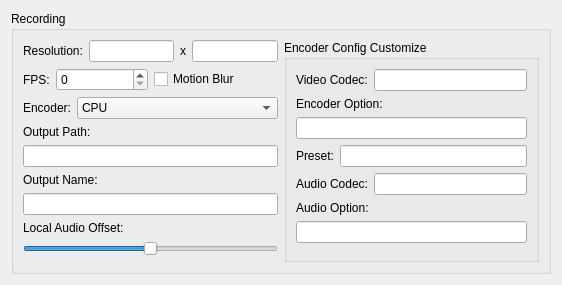
            <widget class="QWidget" name="recordingSettings">
             <attribute name="title">
              <string>Recording</string>
             </attribute>
             <layout class="QGridLayout" name="gridLayout_9">
              <item row="0" column="0">
               <widget class="QGroupBox" name="recordingGroupBox">
                <property name="title">
                 <string>Recording</string>
                </property>
                <layout class="QGridLayout" name="gridLayout_8">
                 <item row="0" column="0">
                  <layout class="QGridLayout" name="recordingGridLayout" columnstretch="1,1">
                   <item row="0" column="0">
                    <layout class="QVBoxLayout" name="recordingGeneralVerticalLayout">
                     <item>
                      <layout class="QHBoxLayout" name="recordingResolutionHorizontalLayout">
                       <property name="spacing">
                        <number>6</number>
                       </property>
                       <item>
                        <widget class="QLabel" name="recordingResolutionLabel">
                         <property name="text">
                          <string>Resolution:</string>
                         </property>
                        </widget>
                       </item>
                       <item>
                        <widget class="QLineEdit" name="recordingWidth"/>
                       </item>
                       <item>
                        <widget class="QLabel" name="recordingResolutionMiddleX">
                         <property name="text">
                          <string notr="true">x</string>
                         </property>
                        </widget>
                       </item>
                       <item>
                        <widget class="QLineEdit" name="recordingHeight"/>
                       </item>
                      </layout>
                     </item>
                     <item>
                      <layout class="QHBoxLayout" name="recordingFPSHorizontalLayout">
                       <item>
                        <layout class="QFormLayout" name="recordingFPSFormLayout">
                         <item row="0" column="0">
                          <widget class="QLabel" name="recordingFPSLabel">
                           <property name="text">
                            <string>FPS:</string>
                           </property>
                          </widget>
                         </item>
                         <item row="0" column="1">
                          <widget class="QSpinBox" name="recordingFPSSpinBox">
                           <property name="minimum">
                            <number>0</number>
                           </property>
                           <property name="maximum">
                            <number>10000</number>
                           </property>
                          </widget>
                         </item>
                        </layout>
                       </item>
                       <item>
                        <widget class="QCheckBox" name="motionBlurcheckBox">
                         <property name="toolTip">
                          <string>Forced to be disabled if star rating of the map is less than 5 stars.</string>
                         </property>
                         <property name="text">
                          <string>Motion Blur</string>
                         </property>
                        </widget>
                       </item>
                      </layout>
                     </item>
                     <item>
                      <layout class="QFormLayout" name="recordingEncoderFormLayout">
                       <item row="0" column="0">
                        <widget class="QLabel" name="recordingEncoderLabel">
                         <property name="text">
                          <string>Encoder:</string>
                         </property>
                        </widget>
                       </item>
                       <item row="0" column="1">
                        <widget class="QComboBox" name="recordingEncoderComboBox">
                         <item>
                          <property name="text">
                           <string>CPU</string>
                          </property>
                         </item>
                         <item>
                          <property name="text">
                           <string>NVIDIA GPU (NVENC)</string>
                          </property>
                         </item>
                         <item>
                          <property name="text">
                           <string>AMD GPU (VCE)</string>
                          </property>
                         </item>
                         <item>
                          <property name="text">
                           <string>Intel GPU (QSV)</string>
                          </property>
                         </item>
                         <item>
                          <property name="text">
                           <string>Customize</string>
                          </property>
                         </item>
                        </widget>
                       </item>
                      </layout>
                     </item>
                     <item>
                      <layout class="QVBoxLayout" name="outputPathVerticalLayout">
                       <item>
                        <widget class="QLabel" name="outputPathLabel">
                         <property name="text">
                          <string>Output Path:</string>
                         </property>
                        </widget>
                       </item>
                       <item>
                        <widget class="QClickedLineEdit" name="outputPathLineEdit">
                         <property name="readOnly">
                          <bool>true</bool>
                         </property>
                        </widget>
                       </item>
                      </layout>
                     </item>
                     <item>
                      <layout class="QVBoxLayout" name="outputNameVerticalLayout">
                       <item>
                        <widget class="QLabel" name="outputNameLabel">
                         <property name="text">
                          <string>Output Name:</string>
                         </property>
                        </widget>
                       </item>
                       <item>
                        <widget class="QLineEdit" name="outputNameLineEdit">
                         <property name="toolTip">
                          <string>output name template tooltips</string>
                         </property>
                        </widget>
                       </item>
                      </layout>
                     </item>
                     <item>
                      <layout class="QVBoxLayout" name="localAudioOffsetVerticalLayout">
                       <item>
                        <widget class="QLabel" name="localAudioOffsetLabel">
                         <property name="text">
                          <string>Local Audio Offset:</string>
                         </property>
                        </widget>
                       </item>
                       <item>
                        <widget class="QLabeledSlider" name="localAudioOffsetSlider">
                         <property name="minimum">
                          <number>-100</number>
                         </property>
                         <property name="maximum">
                          <number>100</number>
                         </property>
                         <property name="orientation">
                          <enum>Qt::Horizontal</enum>
                         </property>
                        </widget>
                       </item>
                      </layout>
                     </item>
                    </layout>
                   </item>
                   <item row="1" column="0">
                    <widget class="QWidget" name="empty_widget_1" native="true"/>
                   </item>
                   <item row="0" column="1" rowspan="2">
                    <widget class="QGroupBox" name="encoderConfigGroupBox">
                     <property name="title">
                      <string>Encoder Config Customize</string>
                     </property>
                     <layout class="QFormLayout" name="formLayout_17">
                      <item row="0" column="0" colspan="2">
                       <layout class="QVBoxLayout" name="encoderConfigVerticalLayout">
                        <item>
                         <layout class="QFormLayout" name="videoCodecCustomizeFormLayout">
                          <item row="0" column="0">
                           <widget class="QLabel" name="videoCodecCustomizeLabel">
                            <property name="text">
                             <string>Video Codec:</string>
                            </property>
                           </widget>
                          </item>
                          <item row="0" column="1">
                           <widget class="QLineEdit" name="videoCodecCustomizeLineEdit">
                            <property name="echoMode">
                             <enum>QLineEdit::Normal</enum>
                            </property>
                            <property name="clearButtonEnabled">
                             <bool>false</bool>
                            </property>
                           </widget>
                          </item>
                         </layout>
                        </item>
                        <item>
                         <layout class="QVBoxLayout" name="encoderOptionCustomizeVerticalLayout">
                          <item>
                           <widget class="QLabel" name="encoderOptionCustomizeLabel">
                            <property name="text">
                             <string>Encoder Option:</string>
                            </property>
                           </widget>
                          </item>
                          <item>
                           <widget class="QLineEdit" name="encoderOptionCustomizeLineEdit"/>
                          </item>
                         </layout>
                        </item>
                        <item>
                         <layout class="QFormLayout" name="presetCustomizeFormLayout">
                          <item row="0" column="0">
                           <widget class="QLabel" name="presetCustomizeLabel">
                            <property name="text">
                             <string>Preset:</string>
                            </property>
                           </widget>
                          </item>
                          <item row="0" column="1">
                           <widget class="QLineEdit" name="presetCustomizeLineEdit"/>
                          </item>
                         </layout>
                        </item>
                        <item>
                         <layout class="QFormLayout" name="audioCodecFormLayout">
                          <item row="0" column="0">
                           <widget class="QLabel" name="audioCodecCustomizeLabel">
                            <property name="text">
                             <string>Audio Codec:</string>
                            </property>
                           </widget>
                          </item>
                          <item row="0" column="1">
                           <widget class="QLineEdit" name="audioCodecCustomizeLineEdit"/>
                          </item>
                         </layout>
                        </item>
                        <item>
                         <layout class="QVBoxLayout" name="audioOptionCustomizeVerticalLayout">
                          <item>
                           <widget class="QLabel" name="audioOptionCustomizeLabel">
                            <property name="text">
                             <string>Audio Option:</string>
                            </property>
                           </widget>
                          </item>
                          <item>
                           <widget class="QLineEdit" name="audioOptionCustomizeLineEdit"/>
                          </item>
                         </layout>
                        </item>
                       </layout>
                      </item>
                     </layout>
                    </widget>
                   </item>
                  </layout>
                 </item>
                </layout>
               </widget>
              </item>
             </layout>
            </widget>
